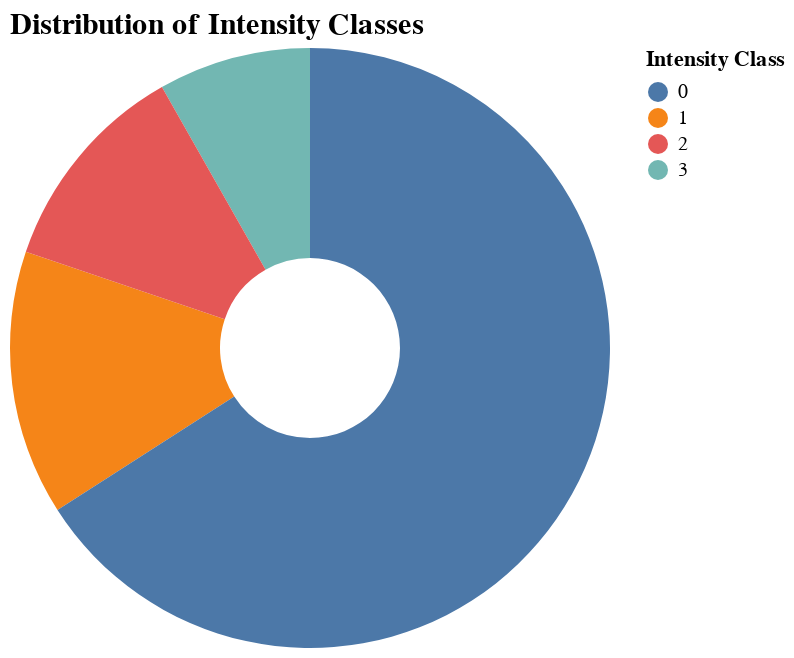

Source (notebook cell):
### Code cell
#Intensity Class count occurrences with pie chart
intensity_counts = mer_data_train['Intensity_Class'].value_counts()

pie_chart = alt.Chart(intensity_counts).mark_arc(innerRadius=45).encode(
    theta=alt.Theta(field='count', type='quantitative', title='Count'),
    color=alt.Color(field='Intensity_Class', type='nominal', legend=alt.Legend(title="Intensity Class")),
    tooltip=['Intensity_Class', 'count']
).properties(
    title='Distribution of Intensity Classes'
).configure_title(
    fontSize=15,
    anchor='start'
)
pie_chart.display()

### Figure 1 — Vega-Lite specification as saved in the notebook (floating-point values rounded to 4 significant figures)
{"config": {"view": {"continuousWidth": 300, "continuousHeight": 300}, "title": {"anchor": "start", "fontSize": 15}}, "data": {"name": "data-801785c520d7731fa7ba2c041339b352"}, "mark": {"type": "arc", "innerRadius": 45}, "encoding": {"color": {"field": "Intensity_Class", "legend": {"title": "Intensity Class"}, "type": "nominal"}, "theta": {"field": "count", "title": "Count", "type": "quantitative"}, "tooltip": [{"field": "Intensity_Class", "type": "quantitative"}, {"field": "count", "type": "quantitative"}]}, "title": "Distribution of Intensity Classes", "$schema": "https://vega.github.io/schema/vega-lite/v5.17.0.json", "datasets": {"data-801785c520d7731fa7ba2c041339b352": [{"Intensity_Class": 1, "count": 377}, {"Intensity_Class": 3, "count": 217}, {"Intensity_Class": 0, "count": 1741}, {"Intensity_Class": 2, "count": 306}]}}
